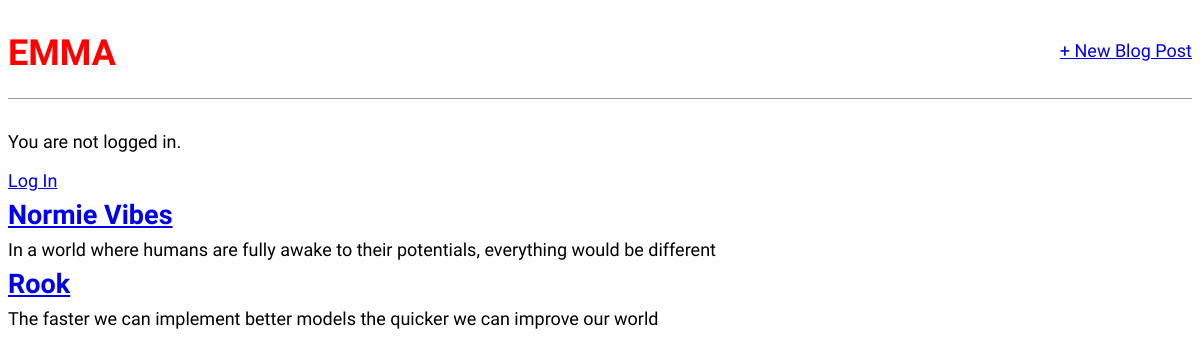
Before: / with the older database file.
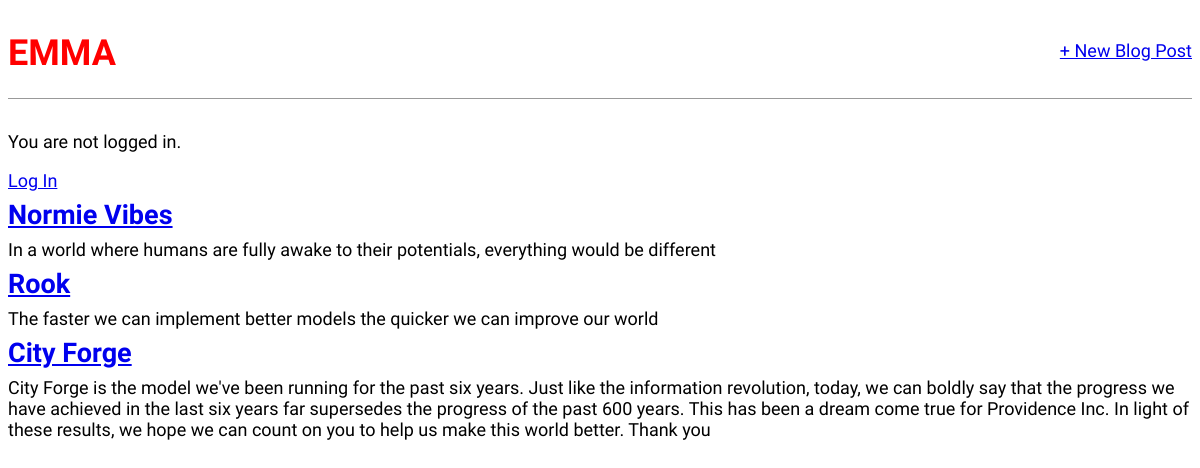
After: the same page with the newer database file.
### blog/models.py (models this page shows, shortened)
class Post(models.Model):
    title = models.CharField(max_length=200)
    author = models.ForeignKey(
        'auth.User',
        on_delete=models.CASCADE,
    )
    body = models.TextField()

### blog/views.py (the view)
# urls.py: path('', BlogListView.as_view(), name='home')
class BlogListView(ListView):
    model = Post
    template_name = 'home.html'

### templates/home.html
{% extends 'base.html' %}
{% block content %}
    {% for post in object_list %}
        <div class="post-entry">
            <h2><a href="{% url 'post_detail' post.pk %}">{{ post.title }}</a></h2>
            <p>{{ post.body }}</p>
        </div>
    {% endfor %}
{% endblock content %}

### templates/base.html (shortened to what this page needs)
{% load static %}
<html>
    <head>
        <link href="{% static 'css/base.css' %}" rel="stylesheet">
    </head>
    <body>
        <div>
            <header>
                <div class='nav-left'>
                    <h1><a href="{% url 'home' %}">EMMA</a></h1>
                </div>
                <div class='nav-right'>
                    <a href="{% url 'post_new' %}">+ New Blog Post</a>
                </div>
            </header>
            {% if user.is_authenticated %}
                <p>Hi {{ user.username }}!</p>
                <p><a href='{% url 'logout' %}'>Log out</a></p>
            {% else %}
                <p>You are not logged in.</p>
                <a href='{% url 'login' %}'>Log In</a>
            {% endif %}
        {% block content %}
        {% endblock content %}
        </div>
    </body>
</html>

### static/css/base.css (style rules this page uses)
header h1 a { color: red; }
body { font-family: 'Source Sans Pro', sans-serif; font-size: 18px; }
header { border-bottom: 1px solid #999; margin-bottom: 2rem; display: flex; }
header h1 a { color: red; text-decoration: none; }
.nav-left { margin-right: auto; }
.nav-right { display: flex; padding-top: 2rem; }
.post-entry h2 { margin: 0.5rem 0; }
.post-entry p { margin: 0; font-weight: 400; }

Changed rows visible on the page:
added Post: title "City Forge", body "City Forge is the model we've been running for the past six years. Just like the information revolution, today, we can boldly say that the progress we have achieved in the last six years far supersedes the progress of the past 600 years. This has been a dream come true for Providence Inc. In light of these results, we hope we can count on you to help us make this world better. Thank you"
